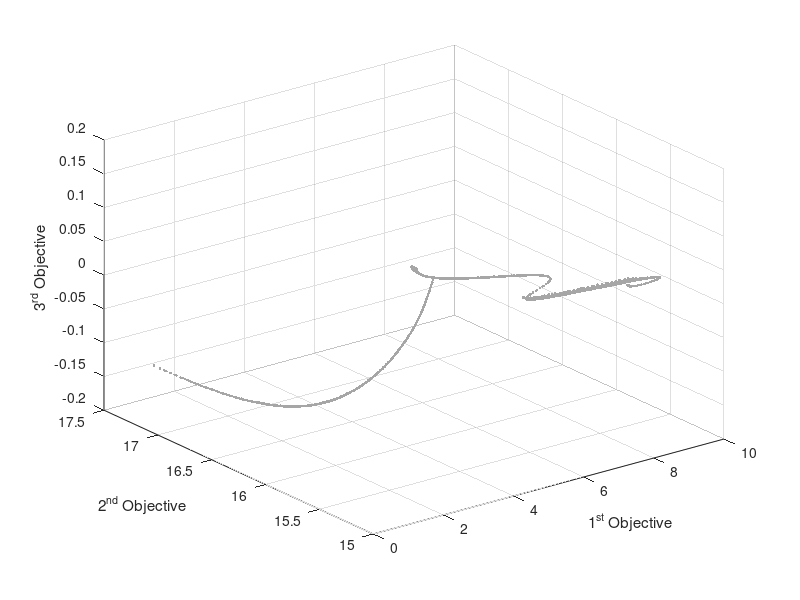

Write the MATLAB code that produced this figure.
load('Viennet3.mat');

% scatter3(PF(:, 1), PF(:, 2), PF(:, 3), 'c.','MarkerFaceAlpha',0.5);
scatter3(PF(:, 1), PF(:, 2), PF(:, 3),'SeriesIndex',1,'DisplayName','PF',...
    'MarkerEdgeColor',[0.650980392156863 0.650980392156863 0.650980392156863],...
    'MarkerFaceAlpha',0.5,...
    'MarkerFaceColor',[0.650980392156863 0.650980392156863 0.650980392156863],...
    'Marker','.');
xlabel('1^{st} Objective');
ylabel('2^{nd} Objective');
zlabel('3^{rd} Objective');
